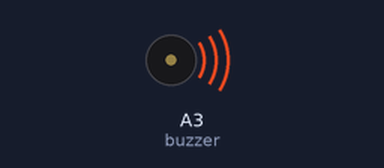
A sketch run on a simulated Arduino Uno, built with avr-gcc and run on an emulated ATmega328P. On the bench: buzzer (waves = sounding).

Above: at 0.47 s.
At 6.3 s:
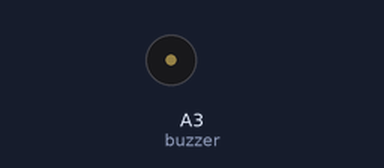
Timing chart, 0 to 7.8 s (numbered marks = the images above):
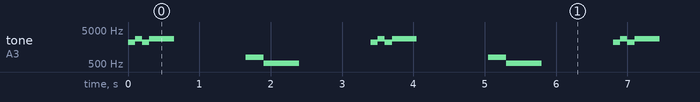

Measured:
- by itself, tone on A3 (buzzer): repeats every 3.4 s: 2770 Hz 0.10 s, 2200 Hz 0.10 s, 2770 Hz 0.35 s, silent 1.0 s, 784 Hz 0.25 s, 523 Hz 0.50 s, silent 1.0 s, 2200 Hz 0.10 s

The sketch:

Buzzer_Test.ino
```cpp
/* Arduino tutorial - Buzzer / Piezo Speaker
   More info and circuit: http://www.ardumotive.com/how-to-use-a-buzzer-en.html
   Dev: Michalis Vasilakis // Date: 9/6/2015 // www.ardumotive.com */

const int buzzer = A3; //buzzer to arduino pin 9

void setup(){
  pinMode(buzzer, OUTPUT); // Set buzzer - pin 9 as an output
}

void loop(){
  CorrectSound(); // Send 1KHz sound signal...
  delay(1000);        // ...for 1 sec
  WrongSound();     // Stop sound...
  delay(1000);        // ...for 1sec
}

void CorrectSound() {
  tone(buzzer,440*5);
  delay(100);
  tone(buzzer,554*5);
  delay(100);
  tone(buzzer,440*5);
  delay(100);
  tone(buzzer,554*5);
  delay(350);
  noTone(buzzer);
}

void WrongSound() {
  tone(buzzer,784);
  delay(250);
  tone(buzzer,523);
  delay(500);
  noTone(buzzer);
}
```
